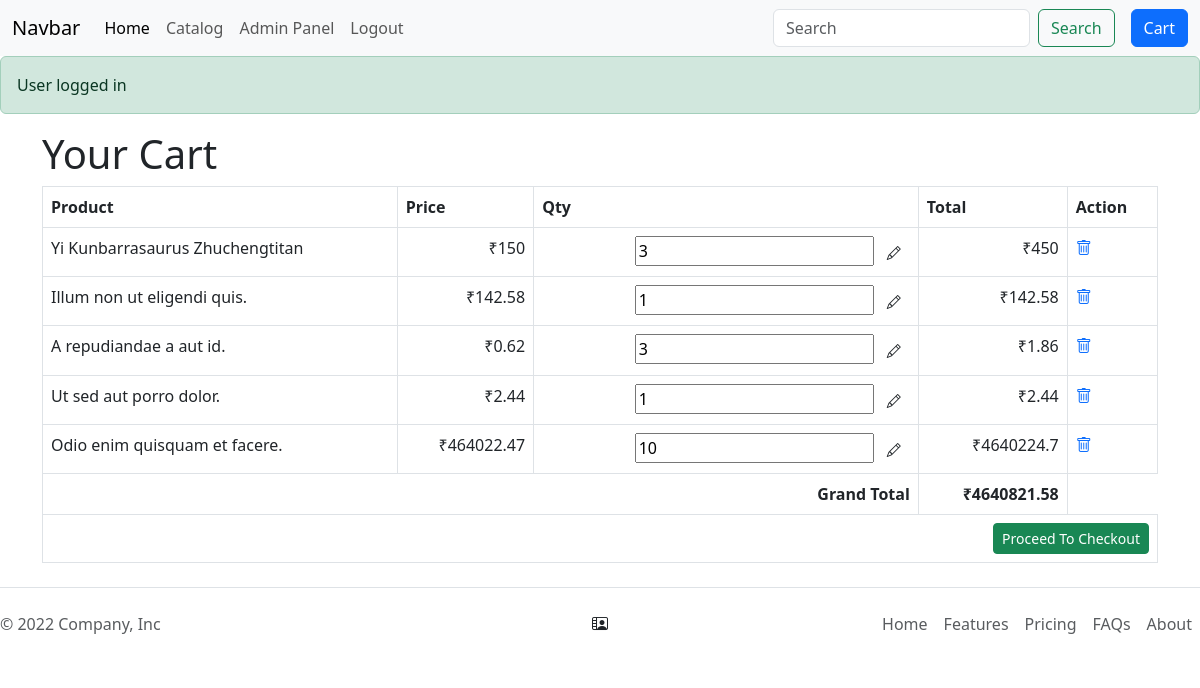
/cart.php (signed in), run on the app's committed database.
### tables this page shows
CREATE TABLE IF NOT EXISTS `cart` (
  `id` int unsigned NOT NULL AUTO_INCREMENT,
  `user_id` int unsigned DEFAULT NULL,
  `session_id` varchar(255) DEFAULT NULL,
  `product_id` int unsigned NOT NULL DEFAULT '0',
  `price` float(11,2) unsigned NOT NULL DEFAULT '0.00',
  `qty` int unsigned DEFAULT NULL,
  `created_at` datetime DEFAULT NULL,
  PRIMARY KEY (`id`)
);

CREATE TABLE IF NOT EXISTS `products` (
  `id` int unsigned NOT NULL AUTO_INCREMENT,
  `title` varchar(255) DEFAULT NULL,
  `price` float(11,2) DEFAULT NULL,
  `description` text,
  `image` varchar(255) DEFAULT NULL,
  `cat_id` int unsigned DEFAULT NULL,
  `status` tinyint(1) DEFAULT '1',
  PRIMARY KEY (`id`),
  KEY `fk_products_cat_id` (`cat_id`),
  CONSTRAINT `fk_products_cat_id` FOREIGN KEY (`cat_id`) REFERENCES `categories` (`id`) ON DELETE CASCADE
);

### classes/User.php (called while the page is built, shortened)
<?php
class User
{
    public static function checkLogin()
    {
        if (isset($_SESSION['isLoggedIn']) && $_SESSION['isLoggedIn'] == true) {
            return true;
        } else {
            return false;
        }
    }
    public static function checkAdminLogin()
    {
        if (isset($_SESSION['isAdmin']) && $_SESSION['isAdmin'] == true) {
            return true;
        } else {
            return false;
        }
    }
}

### classes/OrderProcess.php (called while the page is built, shortened)
<?php
class OrderProcess
{
    public static function getCart()
    {
        $dbo =  DBO::getDBO();
        $sql = "SELECT * FROM `cart` WHERE user_id = '" . $_SESSION['user']['id'] . "'";
        $result = mysqli_query($dbo, $sql);
        return $result;
    }
}

### classes/DBO.php (called while the page is built)
<?php
abstract class DBO
{
    private static $conn;
    public static function getDBO()
    {
        if (!isset(self::$conn)) {
            self::$conn = mysqli_connect('localhost', 'root', '', 'core_shopcart');
        }
        return self::$conn;
    }
    public static function showAsCurrency(float $amount){
        return '&#8377;'.$amount;
    }
}

### classes/Product.php (called while the page is built, shortened)
<?php
class Product
{
    public static function getProduct(int $id): array|bool
    {
        $sql = "SELECT * FROM `products` WHERE id = $id";
        $result = mysqli_query(DBO::getDBO(), $sql);
        if (mysqli_num_rows($result) > 0) {
            return mysqli_fetch_assoc($result);
        } else {
            return false;
        }
    }
}

### cart.php (the view, shortened to what this page needs)
<!DOCTYPE html>
<html lang="en">
<head>
    <link href="https://cdn.jsdelivr.net/npm/bootstrap@5.3.0-alpha1/dist/css/bootstrap.min.css" rel="stylesheet">
    <link rel="stylesheet" href="./assets/css/style.css">
</head>
<body>
    <?php include './template/header.php' ?>
    <?php include './message.php' ?>
    <div class="container">
        <h1>Your Cart</h1>
        <table class="table table-hover table-bordered">
            <thead>
                <tr>
                    <th>Product</th>
                    <th>Price</th>
                    <th>Qty</th>
                    <th>Total</th>
                    <th>Action</th>
                </tr>
            </thead>
            <tbody>
                <?php
                $result = OrderProcess::getCart();
                if (mysqli_num_rows($result) > 0) {
                    $gTotal = 0.00;
                    while ($item = mysqli_fetch_assoc($result)) {
                        $product = Product::getProduct($item['product_id']);
                        $total = $item['qty'] * $item['price'];
                        $gTotal += $total;
                ?>
                        <tr>
                            <td><?= $product['title'] ?></td>
                            <td class="text-end"><?= DBO::showAsCurrency($item['price']) ?></td>
                            <td class="text-end">
                                <form method="post" action="<?= SITE_WS_PATH . 'cart.php?action=updateCart&id=' . $item['id'] ?>">
                                    <input type="number" name="qty" id="" value="<?= $item['qty'] ?>">
                                    <button type="submit" class="btn btn-sm">
                                        <i class="bi bi-pencil"></i>
                                    </button>
                                </form>
                            </td>
                            <td class="text-end"><?= DBO::showAsCurrency($total) ?></td>
                            <td>
                                <a title="Remove item from cart" href="<?= SITE_WS_PATH . 'cart.php?action=removeFromCart&id=' . $item['id'] ?>">
                                    <i class="bi bi-trash"></i>
                                </a>
                            </td>
                        </tr>
                <?php
                    }
                }
                ?>
            </tbody>
            <tfoot>
                <tr>
                    <th colspan="3" class="text-end">
                        <span>Grand Total</span>
                    </th>
                    <th class="text-end"><?= DBO::showAsCurrency($gTotal) ?></th>
                </tr>
                <tr>
                    <th colspan="5" class="text-end">
                        <a href="<?=SITE_WS_PATH.'shipping.php'?>" class="btn btn-success btn-sm">Proceed To Checkout</a>
                    </th>
                </tr>
            </tfoot>
        </table>
    </div>
    <?php include './template/footer.php' ?>
</body>
</html>

### template/header.php (shortened to what this page needs)
<header>
  <nav class="navbar navbar-expand-lg bg-body-tertiary">
    <div class="container-fluid">
      <a class="navbar-brand" href="#">Navbar</a>
      <div class="collapse navbar-collapse" id="navbarSupportedContent">
        <ul class="navbar-nav me-auto mb-2 mb-lg-0">
          <li class="nav-item">
            <a class="nav-link active" aria-current="page" href="#">Home</a>
          </li>
          <li class="nav-item">
            <a class="nav-link" href="<?=SITE_WS_PATH . 'catalog.php'?>">Catalog</a>
          </li>
          <?php if (User::checkLogin()) {?>
            <?php if (User::checkAdminLogin()) {?>
            <li class="nav-item">
              <a class="nav-link" href="<?=SITE_WS_PATH.'admin/index.php'?>">Admin Panel</a>
            </li>
            <?php }?>
            <li class="nav-item">
              <a class="nav-link" href="<?=SITE_WS_PATH . 'logout.php'?>">Logout</a>
            </li>
          <?php }?>
        </ul>
        <form class="d-flex" role="search">
          <input class="form-control me-2" type="search" placeholder="Search" aria-label="Search">
          <button class="btn btn-outline-success" type="submit">Search</button>
          <a class="btn btn-primary ms-3" href="<?=SITE_WS_PATH.'cart.php'?>">Cart</a>
        </form>
      </div>
    </div>
  </nav>
</header>

### message.php (shortened to what this page needs)
<?php
if(isset($_SESSION['msg'])){
    ?>
    <div class="alert alert-success">
        <?=$_SESSION['msg']?>
    </div>
    <?php
}
    ?>

### template/footer.php
<footer class="d-flex flex-wrap justify-content-between align-items-center py-3 my-4 border-top">
    <p class="col-md-4 mb-0 text-muted">© 2022 Company, Inc</p>
    <a href="/" class="col-md-4 d-flex align-items-center justify-content-center mb-3 mb-md-0 me-md-auto link-dark text-decoration-none">
    <i class="bi bi-person-video2"></i>
    </a>
    <ul class="nav col-md-4 justify-content-end">
      <li class="nav-item"><a href="#" class="nav-link px-2 text-muted">Home</a></li>
      <li class="nav-item"><a href="#" class="nav-link px-2 text-muted">Features</a></li>
      <li class="nav-item"><a href="#" class="nav-link px-2 text-muted">Pricing</a></li>
      <li class="nav-item"><a href="#" class="nav-link px-2 text-muted">FAQs</a></li>
      <li class="nav-item"><a href="#" class="nav-link px-2 text-muted">About</a></li>
    </ul>
  </footer>

### data on the page
cart: product.title "Yi Kunbarrasaurus Zhuchengtitan", price "₹150", qty "3", DBO::showAsCurrency($total) "₹450"
cart: product.title "Illum non ut eligendi quis.", price "₹142.58", qty "1", DBO::showAsCurrency($total) "₹142.58"
cart: product.title "A repudiandae a aut id.", price "₹0.62", qty "3", DBO::showAsCurrency($total) "₹1.86"
cart: product.title "Ut sed aut porro dolor.", price "₹2.44", qty "1", DBO::showAsCurrency($total) "₹2.44"
cart: product.title "Odio enim quisquam et facere.", price "₹464022.47", qty "10", DBO::showAsCurrency($total) "₹4640224.7"

### other printed values
$_SESSION['msg'] "User logged in"
DBO::showAsCurrency($gTotal) "₹4640821.58"
